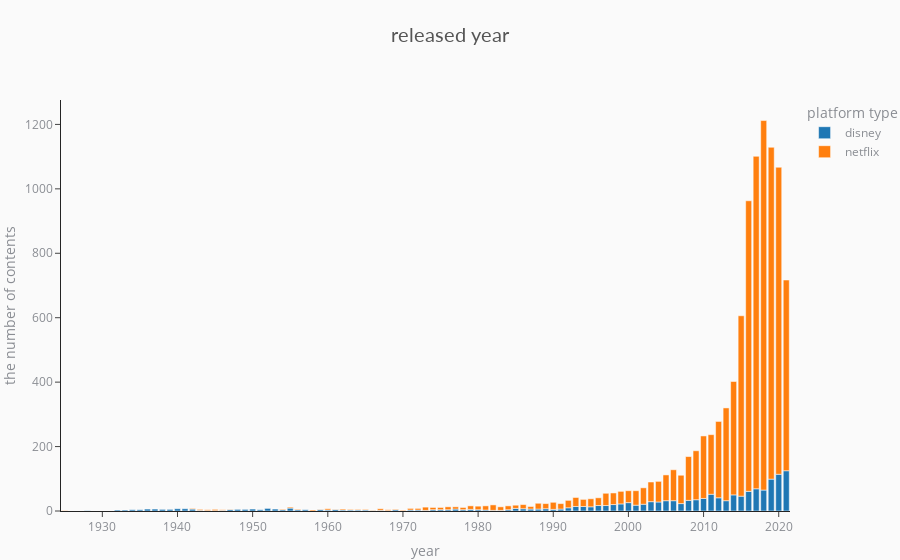

Notebook cell for this chart:
### Code cell
fig = px.bar(df_group_yr, x = 'release_year', y = 'show_id', color  = 'platform', template = 'simple_white',
            color_discrete_sequence = px.colors.qualitative.D3)
fig.update_layout(
title = {'text':'released year',
        'y': 0.95,
        'x': 0.5,
        'xanchor': 'center',
        'yanchor':'top'},
xaxis_title = 'year',
yaxis_title = 'the number of contents',
legend_title = 'platform type')

fig.update_layout(margin = dict(t=100, b= 30, l=0, r=0), showlegend = True,
                 plot_bgcolor = '#fafafa', paper_bgcolor='#fafafa',
                 title_font=dict(size=20, color = '#555', family = 'Lato, sans-serif'),
                 font = dict(size=12, color = '#8a8d93'),
                 hoverlabel = dict(bgcolor = '#444', font_size=8, font_family = 'Lato, sans-serif'))
fig.show()

### Figure 1 — Plotly figure (JSON) as saved in the notebook; plotly's stock layout.template omitted (floating-point values rounded to 4 significant figures)
{"data": [{"alignmentgroup": "True", "hovertemplate": "platform=disney<br>release_year=%{x}<br>show_id=%{y}<extra></extra>", "legendgroup": "disney", "marker": {"color": "#1F77B4", "pattern": {"shape": ""}}, "name": "disney", "offsetgroup": "disney", "orientation": "v", "showlegend": true, "textposition": "auto", "type": "bar", "x": [1928, 1932, 1933, 1934, 1935, 1936, 1937, 1938, 1939, 1940, 1941, 1942, 1943, 1944, 1945, 1946, 1947, 1948, 1949, 1950, 1951, 1952, 1953, 1954, 1955, 1956, 1957, 1959, 1960, 1961, 1962, 1963, 1964, 1965, 1966, 1967, 1968, 1969, 1970, 1971, 1972, 1973, 1974, 1975, 1976, 1977, 1978, 1979, 1980, 1981, 1982, 1983, 1984, 1985, 1986, 1987, 1988, 1989, 1990, 1991, 1992, 1993, 1994, 1995, 1996, 1997, 1998, 1999, 2000, 2001, 2002, 2003, 2004, 2005, 2006, 2007, 2008, 2009, 2010, 2011, 2012, 2013, 2014, 2015, 2016, 2017, 2018, 2019, 2020, 2021], "xaxis": "x", "y": [1, 3, 3, 4, 4, 6, 6, 5, 5, 7, 7, 6, 2, 1, 1, 2, 5, 5, 5, 6, 4, 8, 6, 4, 9, 4, 4, 5, 3, 5, 3, 3, 3, 3, 2, 2, 1, 4, 1, 3, 3, 2, 4, 4, 4, 6, 4, 5, 4, 3, 2, 2, 4, 8, 7, 6, 6, 7, 5, 6, 10, 14, 14, 13, 17, 17, 20, 22, 26, 18, 21, 29, 28, 32, 32, 23, 33, 35, 39, 52, 41, 32, 50, 46, 61, 69, 65, 99, 114, 125], "yaxis": "y"}, {"alignmentgroup": "True", "hovertemplate": "platform=netflix<br>release_year=%{x}<br>show_id=%{y}<extra></extra>", "legendgroup": "netflix", "marker": {"color": "#FF7F0E", "pattern": {"shape": ""}}, "name": "netflix", "offsetgroup": "netflix", "orientation": "v", "showlegend": true, "textposition": "auto", "type": "bar", "x": [1925, 1942, 1943, 1944, 1945, 1946, 1947, 1954, 1955, 1956, 1958, 1959, 1960, 1961, 1962, 1963, 1964, 1965, 1966, 1967, 1968, 1969, 1970, 1971, 1972, 1973, 1974, 1975, 1976, 1977, 1978, 1979, 1980, 1981, 1982, 1983, 1984, 1985, 1986, 1987, 1988, 1989, 1990, 1991, 1992, 1993, 1994, 1995, 1996, 1997, 1998, 1999, 2000, 2001, 2002, 2003, 2004, 2005, 2006, 2007, 2008, 2009, 2010, 2011, 2012, 2013, 2014, 2015, 2016, 2017, 2018, 2019, 2020, 2021], "xaxis": "x", "y": [1, 2, 3, 3, 4, 2, 1, 2, 3, 2, 3, 1, 4, 1, 3, 2, 2, 2, 1, 5, 3, 2, 2, 5, 5, 10, 7, 7, 9, 7, 7, 11, 11, 13, 17, 11, 12, 10, 13, 8, 18, 16, 22, 17, 23, 28, 22, 25, 24, 38, 36, 39, 37, 45, 51, 61, 64, 80, 96, 88, 136, 152, 194, 185, 237, 288, 352, 560, 902, 1032, 1147, 1030, 953, 592], "yaxis": "y"}], "layout": {"barmode": "relative", "font": {"color": "#8a8d93", "size": 12}, "hoverlabel": {"bgcolor": "#444", "font": {"family": "Lato, sans-serif", "size": 8}}, "legend": {"title": {"text": "platform type"}, "tracegroupgap": 0}, "margin": {"b": 30, "l": 0, "r": 0, "t": 100}, "paper_bgcolor": "#fafafa", "plot_bgcolor": "#fafafa", "showlegend": true, "title": {"font": {"color": "#555", "family": "Lato, sans-serif", "size": 20}, "text": "released year", "x": 0.5, "xanchor": "center", "y": 0.95, "yanchor": "top"}, "xaxis": {"anchor": "y", "domain": [0, 1], "title": {"text": "year"}}, "yaxis": {"anchor": "x", "domain": [0, 1], "title": {"text": "the number of contents"}}}}
